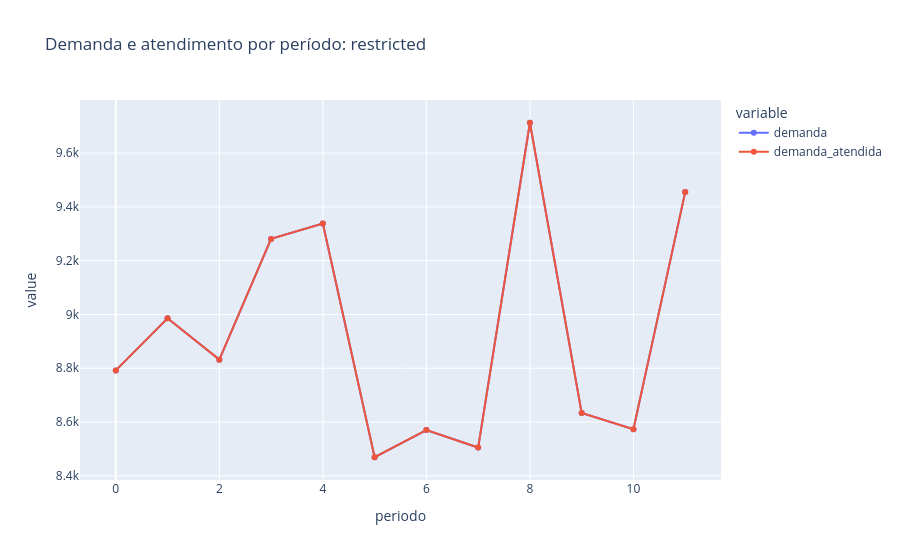
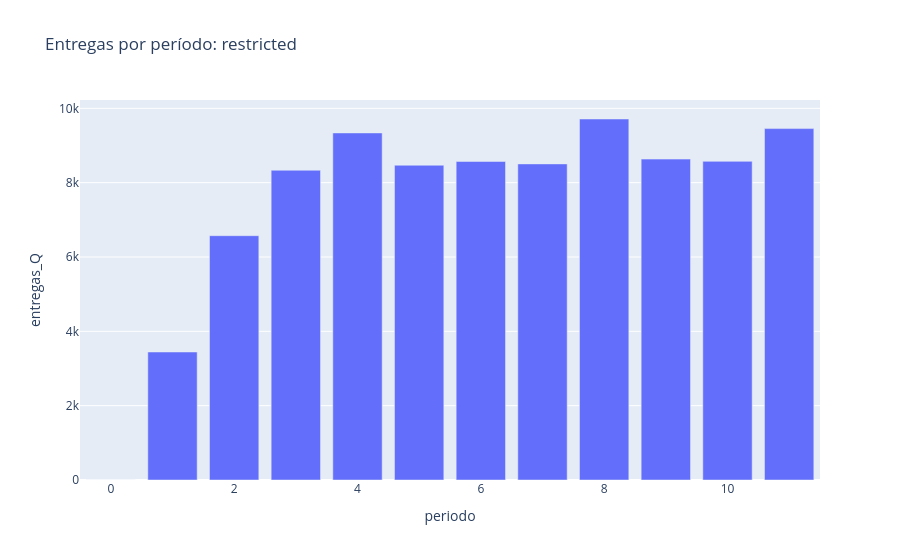

Notebook code for these charts, in order:
### Markdown cell above
## Atendimento da demanda

Para cada estágio, esta seção compara estoque inicial no cliente, entregas `Q`, demanda, atendimento calculado, falta e estoque final. O balanço é `estoque inicial + entregas - demanda = estoque final`; como o modelo não tem variável de falta, uma solução factível deve apresentar falta calculada igual a zero. A tabela detalhada usa o `STAGE` e o `PERIOD` escolhidos acima.

### Code cell
demand_summary_rows = []
demand_detail_by_stage = {}
for stage, state in states.items():
    demand = np.asarray(problem.d_p_i_t, dtype=float)
    starting_stock = np.concatenate(
        (
            np.asarray(problem.I_p_i_0, dtype=float)[:, 1:, None],
            np.asarray(state["I"], dtype=float)[:, 1:, :-1],
        ),
        axis=2,
    )
    deliveries = np.asarray(state["Q"], dtype=float)[:, :, 1:, :].sum(axis=1)
    ending_stock = np.asarray(state["I"], dtype=float)[:, 1:, :]
    available = starting_stock + deliveries
    attended = np.minimum(demand, np.maximum(available, 0.0))
    shortage = np.maximum(demand - available, 0.0)
    balance_residual = starting_stock + deliveries - demand - ending_stock

    for t in range(problem.t):
        period_demand = float(demand[:, :, t].sum())
        period_shortage = float(shortage[:, :, t].sum())
        demand_summary_rows.append({
            "stage": stage,
            "periodo": t,
            "estoque_inicial_clientes": float(starting_stock[:, :, t].sum()),
            "entregas_Q": float(deliveries[:, :, t].sum()),
            "demanda": period_demand,
            "demanda_atendida": float(attended[:, :, t].sum()),
            "falta_calculada": period_shortage,
            "estoque_final_clientes": float(ending_stock[:, :, t].sum()),
            "atendimento_pct": (
                100.0 * (period_demand - period_shortage) / period_demand
                if period_demand > 0 else np.nan
            ),
            "residuo_max_balanco": float(np.abs(balance_residual[:, :, t]).max()),
        })

    demand_detail_by_stage[stage] = pd.DataFrame([
        {
            "produto_p": p,
            "cliente_no": i + 1,
            "periodo": t,
            "estoque_inicial": float(starting_stock[p, i, t]),
            "entrega_Q": float(deliveries[p, i, t]),
            "demanda": float(demand[p, i, t]),
            "atendida": float(attended[p, i, t]),
            "falta_calculada": float(shortage[p, i, t]),
            "estoque_final": float(ending_stock[p, i, t]),
            "residuo_balanco": float(balance_residual[p, i, t]),
        }
        for p in range(problem.p)
        for i in range(problem.i - 1)
        for t in range(problem.t)
    ])

demand_summary = pd.DataFrame(demand_summary_rows)
display(demand_summary.loc[demand_summary.stage.eq(STAGE)])
if STAGE in demand_detail_by_stage:
    detail = demand_detail_by_stage[STAGE]
    display(detail.loc[detail.periodo.eq(PERIOD)].reset_index(drop=True))
    selected_period = demand_summary.loc[
        demand_summary.stage.eq(STAGE)
    ].sort_values("periodo")
    fig = px.line(
        selected_period,
        x="periodo",
        y=["demanda", "demanda_atendida"],
        markers=True,
        title=f"Demanda e atendimento por período: {STAGE}",
    )
    fig.show()
    fig = px.bar(
        selected_period,
        x="periodo",
        y="entregas_Q",
        title=f"Entregas por período: {STAGE}",
    )
    fig.show()

### Figure 1 — Plotly figure (JSON) as saved in the notebook; plotly's stock layout.template omitted (floating-point values rounded to 4 significant figures)
{"data": [{"hovertemplate": "variable=demanda<br>periodo=%{x}<br>value=%{y}<extra></extra>", "legendgroup": "demanda", "line": {"color": "#636efa", "dash": "solid"}, "marker": {"symbol": "circle"}, "mode": "lines+markers", "name": "demanda", "orientation": "v", "showlegend": true, "type": "scatter", "x": [0, 1, 2, 3, 4, 5, 6, 7, 8, 9, 10, 11], "xaxis": "x", "y": [8792.0, 8986.0, 8832.0, 9281.0, 9338.0, 8469.0, 8570.0, 8505.0, 9713.0, 8634.0, 8573.0, 9455.0], "yaxis": "y"}, {"hovertemplate": "variable=demanda_atendida<br>periodo=%{x}<br>value=%{y}<extra></extra>", "legendgroup": "demanda_atendida", "line": {"color": "#EF553B", "dash": "solid"}, "marker": {"symbol": "circle"}, "mode": "lines+markers", "name": "demanda_atendida", "orientation": "v", "showlegend": true, "type": "scatter", "x": [0, 1, 2, 3, 4, 5, 6, 7, 8, 9, 10, 11], "xaxis": "x", "y": [8792.0, 8986.0, 8832.0, 9281.0, 9338.0, 8469.0, 8570.0, 8505.0, 9713.0, 8634.0, 8573.0, 9455.0], "yaxis": "y"}], "layout": {"legend": {"title": {"text": "variable"}, "tracegroupgap": 0}, "title": {"text": "Demanda e atendimento por período: restricted"}, "xaxis": {"anchor": "y", "domain": [0, 1], "title": {"text": "periodo"}}, "yaxis": {"anchor": "x", "domain": [0, 1], "title": {"text": "value"}}}}

### Figure 2 — Plotly figure (JSON) as saved in the notebook; plotly's stock layout.template omitted (floating-point values rounded to 4 significant figures)
{"data": [{"hovertemplate": "periodo=%{x}<br>entregas_Q=%{y}<extra></extra>", "legendgroup": "", "marker": {"color": "#636efa", "pattern": {"shape": ""}}, "name": "", "orientation": "v", "showlegend": false, "textposition": "auto", "type": "bar", "x": [0, 1, 2, 3, 4, 5, 6, 7, 8, 9, 10, 11], "xaxis": "x", "y": [0.0, 3444.0, 6573.0, 8334.0, 9338.0, 8469.0, 8570.0, 8505.0, 9713.0, 8634.0, 8573.0, 9455.0], "yaxis": "y"}], "layout": {"barmode": "relative", "legend": {"tracegroupgap": 0}, "title": {"text": "Entregas por período: restricted"}, "xaxis": {"anchor": "y", "domain": [0, 1], "title": {"text": "periodo"}}, "yaxis": {"anchor": "x", "domain": [0, 1], "title": {"text": "entregas_Q"}}}}
